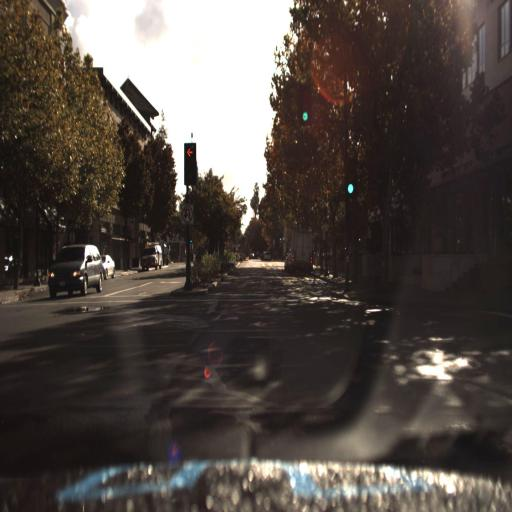
#> input picture Computer Vision/Vjezba_1/OpenCV_primjeri/kamera1.jpg, 512 x 512 px
$ python primjer_5_binarizacija.py
#> lines starting #> are read from the running program, lines starting #| are printed output that depends on the picture; after the words box and inside, x2 and y2 are one past the last pixel; in counts of white or black regions, pixels touching at a corner belong together
import cv2

slika = cv2.imread("kamera1.jpg", cv2.IMREAD_GRAYSCALE)
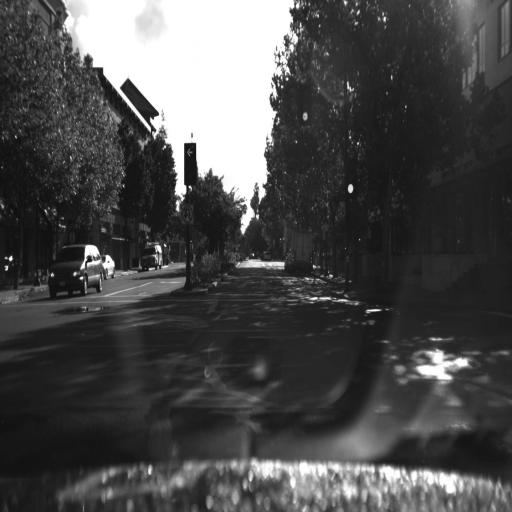
#> slika: shape (512, 512); min 0, max 255, mean 75.4
ret, threshold_slika = cv2.threshold(slika, 127, 255, cv2.THRESH_BINARY)
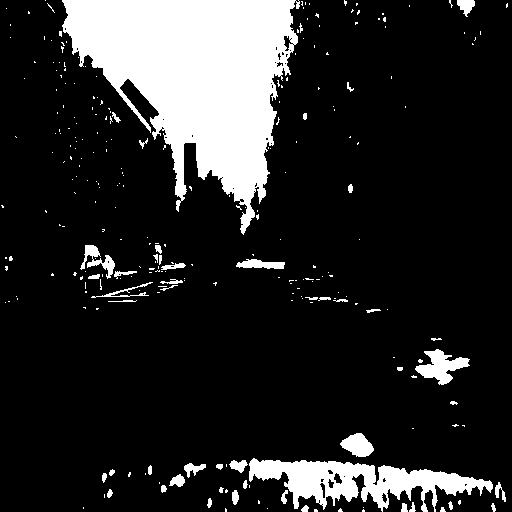
#> threshold_slika: shape (512, 512); 15.6% white; 270 white regions (220 under 20 px), largest, box (x1, y1, x2, y2) and area: (62, 0, 300, 235) 29282, (249, 458, 493, 512) 6064, (415, 349, 470, 385) 943

cv2.imshow("Originalna slika", slika)
cv2.imshow("Crno-bijela (binarna) slika", threshold_slika)
cv2.waitKey()
cv2.destroyAllWindows()

$ run again, with Computer Vision/Vjezba_1/OpenCV_primjeri/kamera2.jpg copied over Computer Vision/Vjezba_1/OpenCV_primjeri/kamera1.jpg
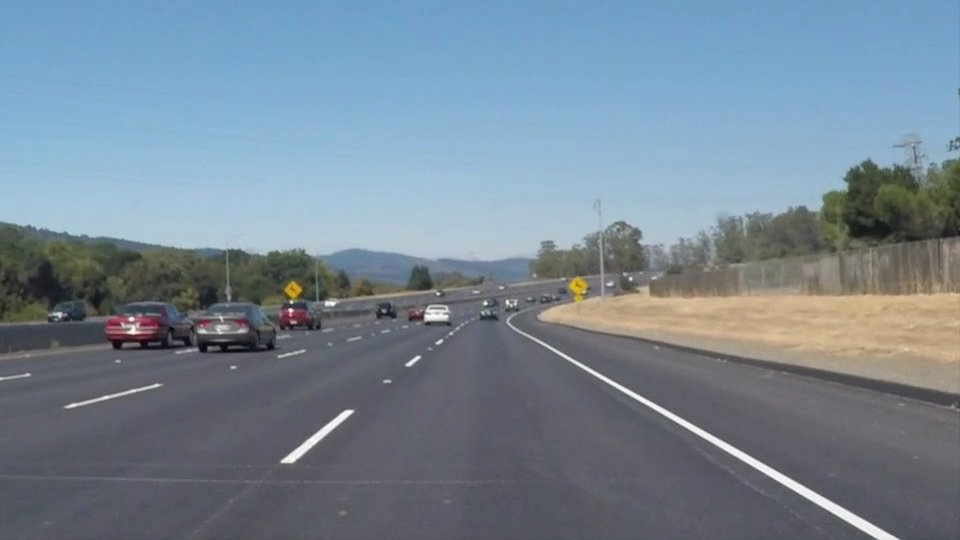
#> input picture Computer Vision/Vjezba_1/OpenCV_primjeri/kamera2.jpg, 960 x 540 px
#> `slika = cv2.imread("kamera1.jpg", cv2.IMREAD_GRAYSCALE)`:
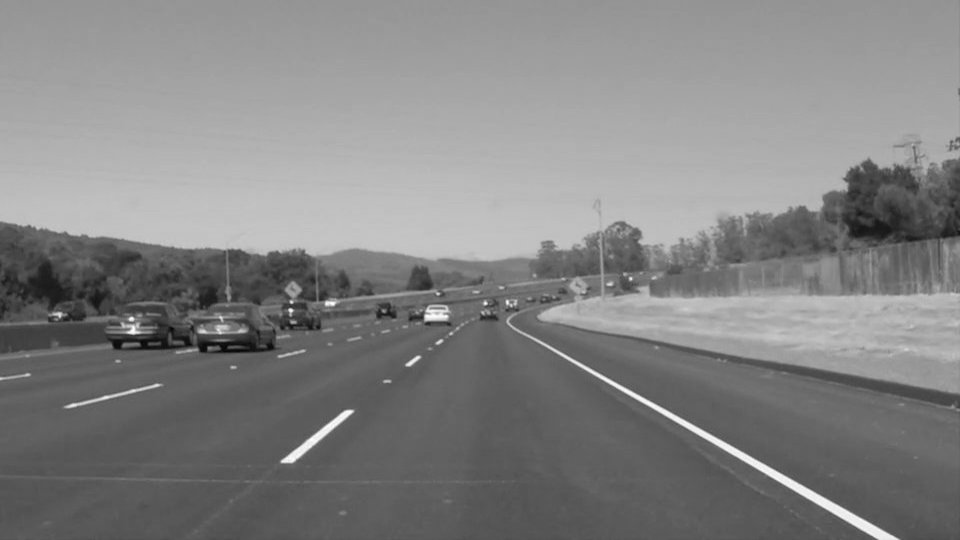
#> slika: shape (540, 960); min 5, max 255, mean 131.2
#> `ret, threshold_slika = cv2.threshold(slika, 127, 255, cv2.THRESH_BINARY)`:
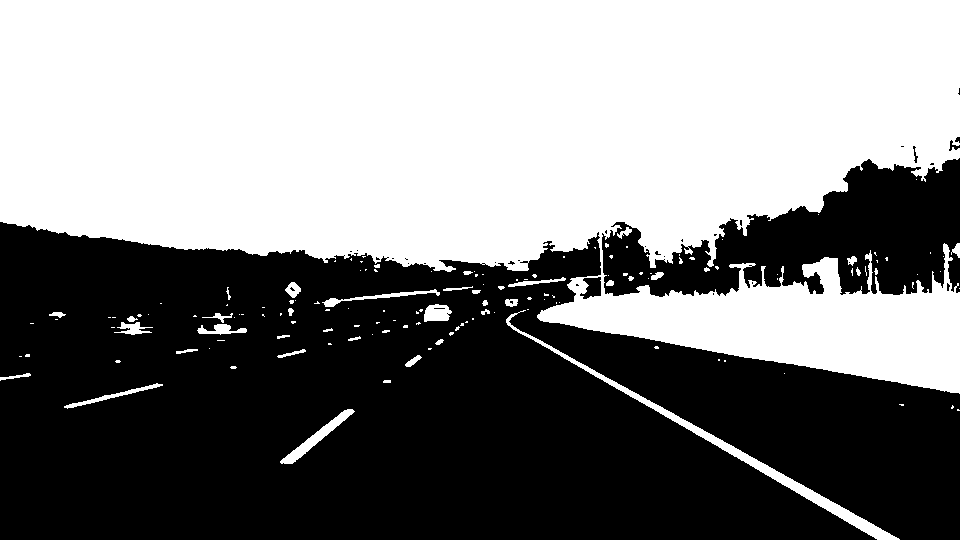
#> threshold_slika: shape (540, 960); 50.7% white; 34 black regions (28 under 20 px), largest, box (x1, y1, x2, y2) and area: (0, 222, 960, 540) 227928, (602, 158, 960, 297) 27016, (580, 277, 601, 299) 302, (949, 140, 960, 151) 49, (913, 146, 918, 163) 35, (955, 137, 960, 143) 21
